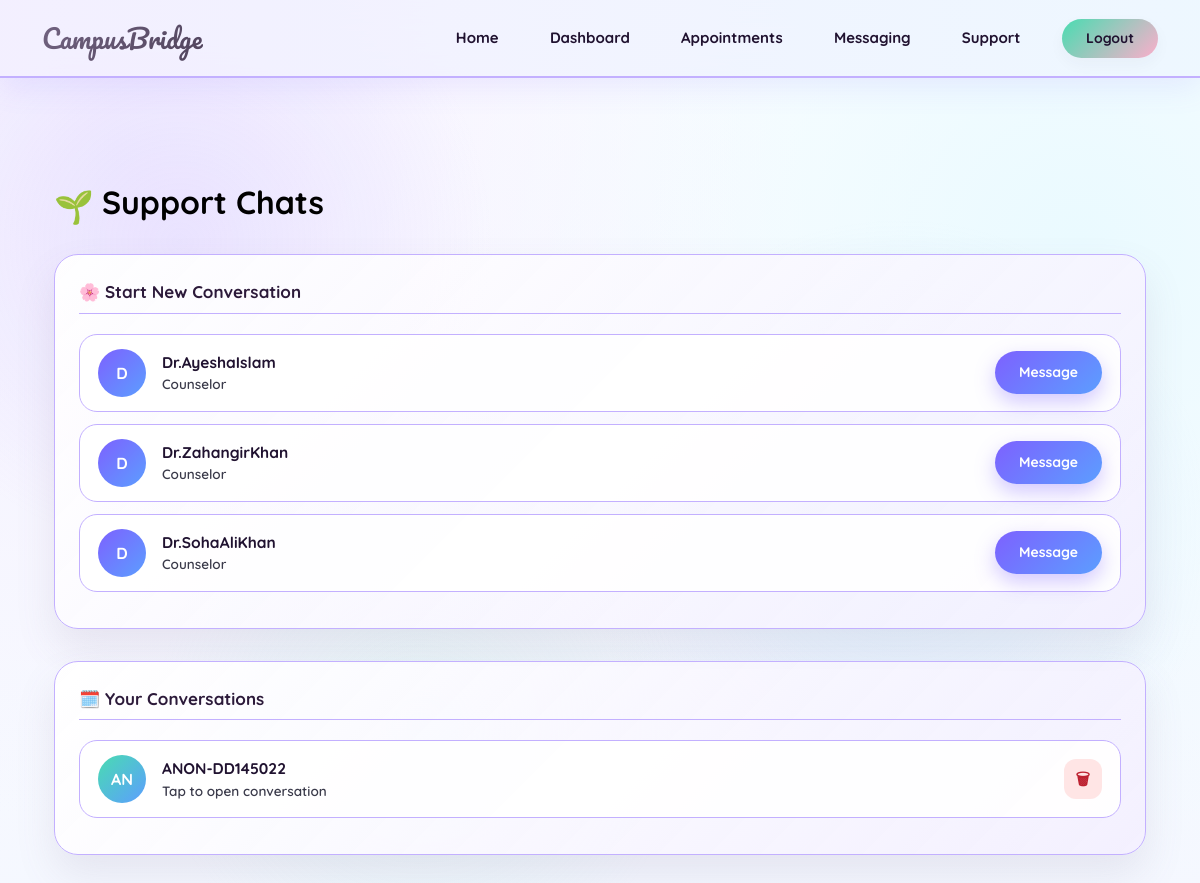
Screenshot of /messaging/ (signed in) with the database file from the repository.
### accounts/models.py (models this page shows)
class User(AbstractUser):
    ROLE_CHOICES=(('student','Student'),
                  ('staff','Staff'),
                  ('counselor','Counselor'),
                  )
    role=models.CharField(max_length=20, choices=ROLE_CHOICES)

### messaging/models.py (models this page shows, shortened)
class Conversation(models.Model):
    anonymous_profile = models.ForeignKey(
        "support.AnonymousProfile",
        on_delete=models.CASCADE,
        related_name="conversations"
    )
    counselor = models.ForeignKey(
        User,
        on_delete=models.CASCADE,
        related_name="counselor_conversations"
    )
    created_at = models.DateTimeField(auto_now_add=True)

### support/models.py (models this page shows, shortened)
class AnonymousProfile(models.Model):
    user=models.OneToOneField(User,on_delete=models.CASCADE)
    anon_id=models.CharField(max_length=20,unique=True,blank=True)

### messaging/views.py (the view, shortened to what this page needs)
# urls.py: path('', views.conversation_list, name='conversation_list'),
@login_required
def conversation_list(request):
    counselors = User.objects.filter(role="counselor")
    role = request.user.role
    if role == "counselor":
        conversations = Conversation.objects.filter(
            counselor=request.user
        ).select_related("anonymous_profile", "counselor")
    return render(request, "messaging/list.html", {
        "counselors": counselors,
        "conversations": conversations
    })

### templates/messaging/list.html (shortened to what this page needs)
{% extends 'base.html' %}
{% load static %}
{% block content %}
<div class="container mt-4">
    <div class="d-flex align-items-center mb-4 gap-2">
        <div style="font-size:2rem;">🌱</div>
        <h2 style="font-weight:800; color:#201230;">Support Chats</h2>
    </div>
    <div class="chat-card">
        <div class="section-title">🌸 Start New Conversation</div>
        {% for c in counselors %}
        <div class="chat-item">
            <div class="chat-left">
                <div class="avatar">
                    {{ c.username|slice:":1"|upper }}
                </div>
                <div>
                    <div class="chat-title">{{ c.username }}</div>
                    <div class="chat-sub">Counselor</div>
                </div>
            </div>
            <a href="{% url 'start_conversation' c.id %}"
               class="btn btn-primary btn-sm px-4"
               style="background: linear-gradient(135deg,#7d61ff,#5c9eff); border:none;">
                Message
            </a>
        </div>
        {% endfor %}
    </div>
    <div class="chat-card">
        <div class="section-title">🗓️ Your Conversations</div>
        {% for convo in conversations %}
        <div class="chat-item">
            <a href="{% url 'chat' convo.id %}" class="chat-left text-decoration-none flex-grow-1">
                <div class="avatar" style="background: linear-gradient(135deg,#49dcb1,#5c9eff);">
                    {% if request.user.role == "counselor" %}
                        {{ convo.anonymous_profile.anon_id|slice:":2"|upper }}
                    {% else %}
                        {{ convo.counselor.username|slice:":1"|upper }}
                    {% endif %}
                </div>
                <div>
                    <div class="chat-title">
                        {% if request.user.role == "counselor" %}
                            {{ convo.anonymous_profile.anon_id }}
                        {% else %}
                            {{ convo.counselor.username }}
                        {% endif %}
                    </div>
                    <div class="chat-sub">
                        Tap to open conversation
                    </div>
                </div>
            </a>
            <a href="{% url 'delete_conversation' convo.id %}"
               onclick="return confirm('Delete this chat?');"
               class="delete-btn-custom text-decoration-none">
                🗑
            </a>
        </div>
        {% empty %}
        <div class="chat-sub text-center">
            No conversations started yet.
        </div>
        {% endfor %}
    </div>
</div>
{% endblock %}

### templates/base.html (style rules this page uses)
:root { --bg1: #f4f7ff; --bg2: #f3efff; --bg3: #eafaff; --card: rgba(255, 255, 255, 0.65); --card-strong: rgba(255, 255, 255, 0.90); --text: #2b2b36; --muted: #666680; --lavender: #7d61ff; --ice-blue: #5c9eff; --mint: #49dcb1; --rose: #fcaecb; --soft-coffee: #201230; --border: rgba(110, 110, 140, 0.15); --shadow: 0 16px 36px rgba(40, 40, 80, 0.06), 0 4px 12px rgba(40, 40, 80, 0.02); }
body { margin: 0; font-family: 'Quicksand', sans-serif; color: var(--text); overflow-x: hidden; position: relative; background: radial-gradient(circle at 10% 15%, var(--bg2), transparent 50%), radial-gradient(circle at 90% 25%, var(--bg3), transparent 50%), radial-gradient(circle at 50% 85%, var(--bg1), transparent 60%), linear-gradient(180deg, #ffffff, #f4f7ff); background-attachment: fixed; }
body::before { content: ""; position: fixed; inset: 0; pointer-events: none; background: radial-gradient(circle at 15% 25%, rgba(195, 176, 255, 0.22), transparent 25%), radial-gradient(circle at 75% 55%, rgba(181, 215, 255, 0.25), transparent 30%), radial-gradient(circle at 35% 75%, rgba(179, 240, 223, 0.20), transparent 25%); z-index: 0; animation: floatingAtmosphere 16s ease-in-out infinite alternate; }
.btn-primary { background: linear-gradient(135deg, var(--lavender), var(--ice-blue)); border: none; border-radius: 30px; font-weight: 800; color: #ffffff !important; padding: 11px 28px; box-shadow: 0 8px 20px rgba(125, 97, 255, 0.35); transition: all 0.3s cubic-bezier(0.25, 1, 0.5, 1); }
h1, h2, h3, h4, h5, h6 { color: #000000 !important; font-weight: 800; }

### templates/messaging/list.html (style rules this page uses)
.chat-card { background: linear-gradient(135deg, rgba(255,255,255,0.95), rgba(243,239,255,0.85)); border: 1px solid #c3b0ff; border-radius: 24px; padding: 24px; box-shadow: 0 20px 40px rgba(115,100,130,0.12); margin-bottom: 2rem; }
.chat-item { display: flex; align-items: center; justify-content: space-between; padding: 14px 18px; border-radius: 18px; border: 1px solid #c3b0ff; background: rgba(255,255,255,0.9); margin-bottom: 12px; transition: all 0.3s ease; text-decoration: none; color: inherit; }
.chat-left { display: flex; align-items: center; gap: 16px; }
.avatar { width: 48px; height: 48px; border-radius: 50%; background: linear-gradient(135deg, #7d61ff, #5c9eff); display: flex; align-items: center; justify-content: center; font-weight: 800; font-size: 16px; color: white; }
.chat-title { font-weight: 800; font-size: 15.5px; color: #201230; }
.chat-sub { font-size: 13.5px; color: #3a3a4a; font-weight: 600; }
.section-title { font-weight: 800; font-size: 17px; color: #2c1a3a; margin-bottom: 20px; border-bottom: 1px solid #c3b0ff; padding-bottom: 8px; }
.delete-btn-custom { border: none; background: #ffe5e5; color: #bd2130 !important; padding: 8px 12px; border-radius: 12px; font-weight: 700; }

### rows the page displays
User: username "D", username "Dr.AyeshaIslam"
User: username "D", username "Dr.ZahangirKhan"
User: username "D", username "Dr.SohaAliKhan"
Conversation: anonymous_profile.anon_id "AN", anonymous_profile.anon_id "ANON-DD145022"
